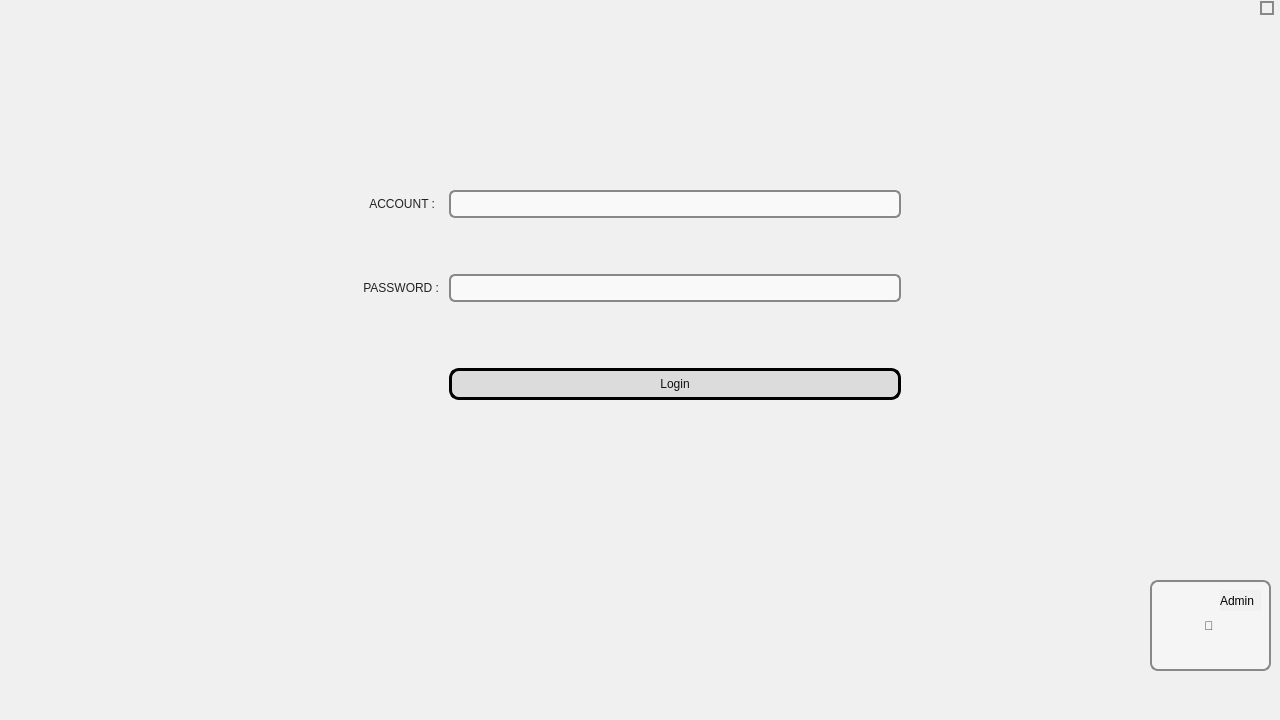
<?xml version="1.0" encoding="UTF-8"?>
<ui version="4.0">
 <class>loginWindow</class>
 <widget class="QMainWindow" name="loginWindow">
  <property name="geometry">
   <rect>
    <x>0</x>
    <y>0</y>
    <width>1280</width>
    <height>720</height>
   </rect>
  </property>
  <property name="sizePolicy">
   <sizepolicy hsizetype="Maximum" vsizetype="Maximum">
    <horstretch>0</horstretch>
    <verstretch>0</verstretch>
   </sizepolicy>
  </property>
  <property name="windowTitle">
   <string>loginWindow</string>
  </property>
  <property name="styleSheet">
   <string notr="true">QWidget {
    background-color: #f0f0f0;  /* 淺灰色背景 */
}
</string>
  </property>
  <widget class="QWidget" name="centralwidget">
   <widget class="QWidget" name="gridLayoutWidget">
    <property name="geometry">
     <rect>
      <x>360</x>
      <y>140</y>
      <width>541</width>
      <height>311</height>
     </rect>
    </property>
    <layout class="QGridLayout" name="gridLayout">
     <item row="0" column="1">
      <widget class="QLineEdit" name="AccountEdit">
       <property name="styleSheet">
        <string notr="true">QLineEdit {
    font: 12pt &quot;Microsoft YaHei UI&quot;;
    border: 2px solid #888888;
    border-radius: 6px;
    padding: 4px;
    background-color: #f9f9f9;
    color: #111111;
}
</string>
       </property>
       <property name="locale">
        <locale language="English" country="UnitedStates"/>
       </property>
      </widget>
     </item>
     <item row="1" column="0">
      <widget class="QLabel" name="Password">
       <property name="styleSheet">
        <string notr="true">QLabel {
    font: 13pt &quot;Microsoft YaHei UI&quot;;
    color: #222222;               /* 深灰近黑文字 */
    background-color: transparent;
}
</string>
       </property>
       <property name="text">
        <string> PASSWORD : </string>
       </property>
      </widget>
     </item>
     <item row="1" column="1">
      <widget class="QLineEdit" name="PasswordEdit">
       <property name="styleSheet">
        <string notr="true">QLineEdit {
    font: 12pt &quot;Microsoft YaHei UI&quot;;
    border: 2px solid #888888;
    border-radius: 6px;
    padding: 4px;
    background-color: #f9f9f9;
    color: #111111;
}
</string>
       </property>
       <property name="locale">
        <locale language="English" country="UnitedStates"/>
       </property>
       <property name="echoMode">
        <enum>QLineEdit::EchoMode::Password</enum>
       </property>
      </widget>
     </item>
     <item row="3" column="1">
      <widget class="QPushButton" name="LoginButton">
       <property name="cursor">
        <cursorShape>PointingHandCursor</cursorShape>
       </property>
       <property name="styleSheet">
        <string notr="true">QPushButton {
    font: 13pt &quot;Microsoft YaHei UI&quot;;
    border: 3px solid black;
    border-radius: 10px;
    background-color: #dcdcdc;  /* 淺灰色背景 */
    color: #111111;             /* 深黑色文字 */
    padding: 6px;
}
</string>
       </property>
       <property name="text">
        <string>Login</string>
       </property>
      </widget>
     </item>
     <item row="0" column="0">
      <widget class="QLabel" name="Account">
       <property name="styleSheet">
        <string notr="true">QLabel {
    font: 13pt &quot;Microsoft YaHei UI&quot;;
    color: #222222;               /* 深灰近黑文字 */
    background-color: transparent;
}
</string>
       </property>
       <property name="text">
        <string>   ACCOUNT : </string>
       </property>
      </widget>
     </item>
     <item row="2" column="1">
      <spacer name="horizontalSpacer">
       <property name="orientation">
        <enum>Qt::Orientation::Vertical</enum>
       </property>
       <property name="sizeType">
        <enum>QSizePolicy::Policy::Maximum</enum>
       </property>
       <property name="sizeHint" stdset="0">
        <size>
         <width>15</width>
         <height>10</height>
        </size>
       </property>
      </spacer>
     </item>
    </layout>
   </widget>
   <widget class="QPushButton" name="adminloginButton">
    <property name="geometry">
     <rect>
      <x>1150</x>
      <y>580</y>
      <width>121</width>
      <height>91</height>
     </rect>
    </property>
    <property name="cursor">
     <cursorShape>CrossCursor</cursorShape>
    </property>
    <property name="layoutDirection">
     <enum>Qt::LayoutDirection::LeftToRight</enum>
    </property>
    <property name="styleSheet">
     <string notr="true">QPushButton {
    font: 48pt &quot;Microsoft YaHei UI&quot;;
    color: #333333;
    background-color: #f5f5f5;
    border: 2px solid #888888;
    border-radius: 8px;
    padding: 6px 12px;
}

QPushButton:hover {
    background-color: #e0e0e0;
    border-color: #4CAF50;  /* 綠色邊框 */
    color: #2e7d32;         /* 綠色文字 */
}

QPushButton:pressed {
    background-color: #c8e6c9;
    border-color: #2e7d32;
    color: #1b5e20;
}
</string>
    </property>
    <property name="text">
     <string>🔧 </string>
    </property>
   </widget>
   <widget class="QLabel" name="label">
    <property name="geometry">
     <rect>
      <x>1220</x>
      <y>590</y>
      <width>41</width>
      <height>21</height>
     </rect>
    </property>
    <property name="cursor">
     <cursorShape>CrossCursor</cursorShape>
    </property>
    <property name="styleSheet">
     <string notr="true">QLabel {
    color: rgb(0, 0, 0);
    font: 9pt &quot;Microsoft JhengHei&quot;;
}
</string>
    </property>
    <property name="text">
     <string>Admin</string>
    </property>
   </widget>
   <widget class="QCheckBox" name="Admin_check">
    <property name="geometry">
     <rect>
      <x>1260</x>
      <y>0</y>
      <width>16</width>
      <height>16</height>
     </rect>
    </property>
    <property name="cursor">
     <cursorShape>ForbiddenCursor</cursorShape>
    </property>
    <property name="autoFillBackground">
     <bool>false</bool>
    </property>
    <property name="styleSheet">
     <string notr="true">QCheckBox {
    font: 8pt &quot;Microsoft YaHei UI&quot;;
    color: #222222;  /* 深灰色文字 */
}

QCheckBox::indicator {
    background-color: #f0f0f0;
    border: 2px solid #888888;
    width: 10px;
    height: 10px;
}

QCheckBox::indicator:checked {
    background-color: #4CAF50;  /* 勾選後顯示綠色 */
    border: 1px solid #4CAF50;
}
</string>
    </property>
    <property name="text">
     <string/>
    </property>
   </widget>
  </widget>
  <widget class="QMenuBar" name="menubar">
   <property name="geometry">
    <rect>
     <x>0</x>
     <y>0</y>
     <width>1280</width>
     <height>20</height>
    </rect>
   </property>
  </widget>
  <widget class="QStatusBar" name="statusbar"/>
 </widget>
 <resources/>
 <connections/>
</ui>
